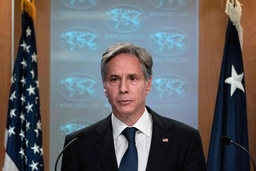
#> input picture test_f/test13.jpeg, 256 x 171 px, shrunk from 1024 x 683 before the run, given as the content of the folder ./train_f/s1, which was not available
$ jupyter execute --allow-errors FaceRecognitionUsingOpenCVandPCA.ipynb   (text cells are left out)
#> lines starting #> are read from the running program, lines starting #| are printed output that depends on the picture; after the words box and inside, x2 and y2 are one past the last pixel; in counts of white or black regions, pixels touching at a corner belong together; pictures that were not available may be replaced by others from this repository, and a replacement may not be noted
[cell 1]
# Import required modules
import matplotlib.pyplot as plt
import numpy as np
import os
import cv2
import pandas as pd

[cell 2]
nameList=['','1.Xiaoming','2.Lihua','3.Lilei','4.Liping','5.Zhangli','6.Zhangsong','7.Pingan','8.Wuhan','9.Liusong','10.Wuyong','11.Donald Trump','12.Joseph Robinette Biden,Jr','13.ntony Blinken','14.Lloyd Austin','15.Hillary Diane Rodham Clinton','16.Niyuwei','17.Zhanghongjun','18.Lionel Messi','19.Cristiano Ronaldo','20.Liyifeng','21.Angelina','22.Anna','23.Macron','24.Rishi','25.Scarlett','26.Zhang Hongjun','27.Wu Jingk','28.Shen Teng','29.Sun Li','30.Deng Chao','31.Chenqiaoen','32.Yangying,mask','33.Sunhonglei','34.Hanxue','35.Jingboran','36.Dilireba','37.Yangmi','38.Zhangxinyu','39.Niyuwei','40.Jane','41.Yan Shirui','42.Yan Zhihou']

[cell 3]
# plt displays grayscale images
def plt_show(img):
    plt.imshow(img,cmap='gray')
    plt.show()

[cell 4]
# Read all images in a folder, input parameter is file name, return file address list
def read_directory(directory_name):
    faces_addr = []
    for filename in os.listdir(directory_name):
        faces_addr.append(directory_name + "/" + filename)
    return faces_addr

[cell 5]
# Read all face folders and save image addresses in the list
faces = []
for i in range(1,43):###########
    faces_addr = read_directory('./train_f/s'+str(i))
    for addr in faces_addr:
        faces.append(addr)

[cell 6]
# Read the image data and generate the list label
images = []
labels = []
for index,face in enumerate(faces):
    image = cv2.imread(face,0)
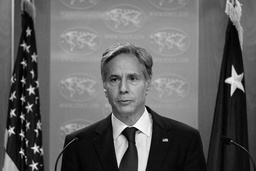
#> image: shape (171, 256); min 0, max 255, mean 97.4
    images.append(image)
    labels.append(int(index/5+1))
print(len(labels))
print(len(images))
print(type(images[0]))
print(labels)

[cell 7]
# Transform the image data into a eigenmatrix
image_data = []
#> image_data = []
for image in images:
    data = image.flatten()
    image_data.append(data)
print(image_data[0].shape)
#| (43776,)

[cell 8]
# Convert to a numpy array
X = np.array(image_data)
y = np.array(labels)
print(type(X))
print(X.shape)
#| (42, 43776)

[cell 9]
# Import sklearn's pca module
from sklearn.decomposition import PCA
from sklearn.model_selection import train_test_split

[cell 10]
# Draw the eigenmatrix
import pandas as pd
data = pd.DataFrame(X)
data.head()

[cell 11]
# Partition data set
x_train,x_test,y_train,y_test = train_test_split(X, y, test_size=0.2)

[cell 12]
# Training PCA model
pca=PCA(n_components=160)
#> (the rest of this cell did not finish here and is left out)

#> (a cell that did not finish here is left out)

#> (a cell that did not finish here is left out)

[cell 15]
# Feature face
# Create the canvas and subgraph objects
fig, axes = plt.subplots(4,40
                       ,figsize=(15,15)
                       ,subplot_kw = {"xticks":[],"yticks":[]} #Do not display axes
                       )
#Fill image
#> (the rest of this cell did not finish here and is left out)

#> (a cell that did not finish here is left out)

#> (a cell that did not finish here is left out)

[cell 18]
# Plot the number of features and the number of messages they carry
explained_variance_ratio = []
#> (the rest of this cell did not finish here and is left out)

[cell 19]
# Model creation and training
model = cv2.face.EigenFaceRecognizer_create()
model.train(x_train,y_train)

[cell 20]
# Forecast
res = model.predict(x_test[0])
print(res)

[cell 21]
y_test[0]

[cell 22]
# Test the accuracy of the data set
ress = []
true = 0
for i in range(len(y_test)):
    res = model.predict(x_test[i])
#     print(res[0])
    if y_test[i] == res[0]:
        true = true+1
    else:
        print(i)
#> further down, frame is the input picture: shape (171, 256, 3); mean B, G, R 99, 96.6, 98.4

print('Test set identification accuracy:%.2f'% (true/len(y_test)))

[cell 23]
# Average face
mean = model.getMean()
print(mean)
#> (the rest of this cell did not finish here and is left out)

[cell 24]
# Dimension reduction
pca=PCA(n_components=160)
#> (the rest of this cell did not finish here and is left out)

[cell 25]
# Use all the data as a training set
# Model creation and training
model = cv2.face.EigenFaceRecognizer_create()
model.train(X,y)

[cell 26]
# plt displays color pictures
def plt_show0(img):
    b,g,r = cv2.split(img)
    img = cv2.merge([r, g, b])
    plt.imshow(img)
    plt.show()

[cell 27]
##Face detection
def face_detection(img):
    gray = cv2.cvtColor(img, cv2.COLOR_BGR2GRAY)
    face_detect = cv2.CascadeClassifier(cv2.data.haarcascades+'haarcascade_frontalface_default.xml')
    face = face_detect.detectMultiScale(gray)
#> face = [[96, 57, 56, 56]]
    for x,y,w,h in face:
        cv2.rectangle(img,(x,y),(x+w,y+h),color=(0,0,255),thickness=2)
#> this loop made 1 pass
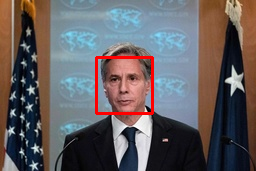
#> img: shape (171, 256, 3); 1.53% of pixels changed, all inside (x1, y1, x2, y2) = (95, 56, 154, 115)
    cv2.imshow('result (press Esc to terminate)',img)

#Read camera
cap = cv2.VideoCapture(0)
cap.read()
while True:
    flag,frame = cap.read()
    if not flag:
        break;
    face_detection(frame)
    if cv2.waitKey(2)==27:
#> (key Esc is pressed here)
        break
cv2.destroyAllWindows()
cap.release()
##Save a photo
def get_photo():
    cap = cv2.VideoCapture(0)
    f, frame = cap.read()
    cv2.imwrite('./test_f/image.jpg', frame)
    cap.release()
get_photo()
###
face_engine = cv2.CascadeClassifier(cv2.data.haarcascades+'haarcascade_frontalface_default.xml')
img = cv2.imread('./test_f/image.jpg')
plt_show0(img)
#> in plt_show0, `b,g,r = cv2.split(img)`:
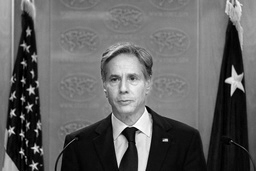
#> r: shape (171, 256); min 0, max 255, mean 98.4
# Copy image grayscale processing
img_ = img.copy()
gray = cv2.cvtColor(img, cv2.COLOR_RGB2GRAY)
# Detect the face to get the face region
faces = face_engine.detectMultiScale(gray)
#> faces = [[95, 57, 57, 57]]
# Visualize the detected faces
for(x, y, w, h) in faces:
    cv2.rectangle(img_, (x, y), (x + w, y + h), (0, 0, 255), 3)
    plt_show0(img_)
    face = img[y:y + w + 10, x:x + h + 10]
    plt_show0(face)
#> this loop made 1 pass
#> pass 1, in plt_show0 (call 2), `b,g,r = cv2.split(img)`:
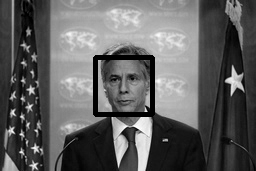
#> b: shape (171, 256); min 0, max 255, mean 95.5
#> pass 1, in plt_show0 (call 3), `plt.show()`:
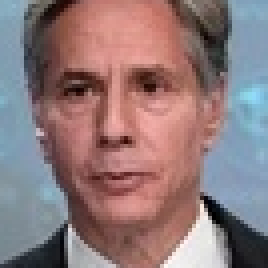
#> shown: shape (67, 67, 3) (shown 4 times larger); mean R, G, B 143.2, 120.7, 122.4
#> after the loop:
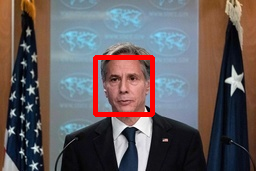
#> img_: shape (171, 256, 3); mean B, G, R 95.5, 93.3, 101.6

[cell 28]
testImage="./test_f/image.jpg"

[cell 29]
# Load the face cascade classifier
face_cascade = cv2.CascadeClassifier(cv2.data.haarcascades + 'haarcascade_frontalface_default.xml')

# Load the image
img = cv2.imread(testImage)
plt_show0(img)
# Convert the image to grayscale
gray = cv2.cvtColor(img, cv2.COLOR_BGR2GRAY)

# Detect the face in the image
faces = face_cascade.detectMultiScale(gray, scaleFactor=1.1, minNeighbors=5)
#> faces = [[96, 57, 56, 56]]

# Loop over all the faces in the image
for (x, y, w, h) in faces:
    # Add a margin around the face
    margin = 10
    x = x - margin
    y = y - margin
    w = w + margin*2
    h = h + margin*2

    # Crop the image to the face
    face_img = img[y:y+h, x:x+w]

    # Resize the face image to 100x100 pixels
    resized_face = cv2.resize(face_img, (100, 100))
#> this loop made 1 pass
#> (x, y, w, h, margin) on pass 1: (86, 47, 76, 76, 10)
#> pass 1, `resized_face = cv2.resize(face_img, (100, 100))`:
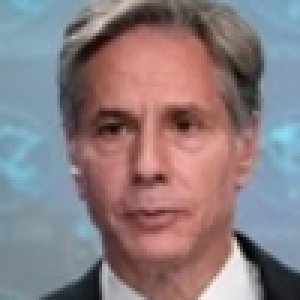
#> resized_face: shape (100, 100, 3) (shown 3 times larger); mean B, G, R 128.6, 125, 138.6
plt_show0(resized_face)
#> in plt_show0 (call 5), `b,g,r = cv2.split(img)`:
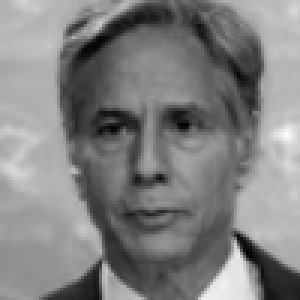
#> b: shape (100, 100) (shown 3 times larger); min 1, max 248, mean 128.6
#> in plt_show0 (call 5), `b,g,r = cv2.split(img)`:
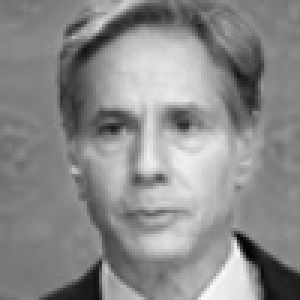
#> r: shape (100, 100) (shown 3 times larger); min 2, max 251, mean 138.6

[cell 30]
img = cv2.cvtColor(resized_face, cv2.COLOR_BGR2GRAY)
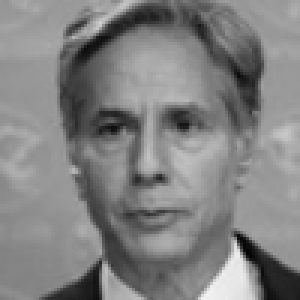
#> img: shape (100, 100) (shown 3 times larger); min 2, max 242, mean 129.5
plt_show(img)

[cell 31]
imgs = []
imgs.append(img)

[cell 32]
# Eigenmatrix
image_data = []
for img in imgs:
    data = img.flatten()
    image_data.append(data)
#> this loop made 1 pass
#> after the loop, image_data = 1 item

[cell 33]
test = np.array(image_data)
test.shape
#> Out = (1, 10000)
